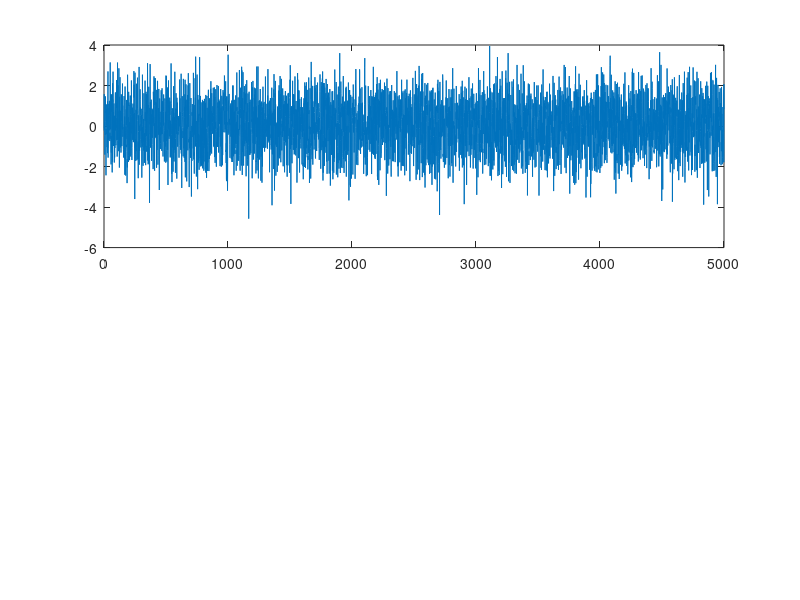

This figure's MATLAB source: (Note: this script raises an error after producing the figure.)
% rng default
% 
% n=0:319;    %signal length is 320
% x=cos((pi/4)*n)+randn(size(n));     %Generate a sine wave signal with angular 
%                                     %frequency of pi/4 rad/sample 
%                                     %with added white noise
%                                       
% subplot(2,1,1)
% plot(x);    
% 
% pxx=pwelch(x);      %Apply Welch method. 
%                     %Using default settings: signal is divided into a
%                     %number of segments so that the length of each segment
%                     %is the longest possible but the number of segments is
%                     %not more than 8
%                     
%                     %Segments are windowed by Hamming and overlapped by 50%
%                     %by default
%                     
%                     %For this case, segment length is 71, DFT length is the
%                     %lower power of 2 than the original signal length which
%                     %is 256. This yields a frequency resolution of 2*pi/256
%                     %rad/sample
% 
% subplot(2,1,2)
% plot(10*log10(pxx));
% 
% %--------------------------------------------------------------------------
% 
% rng default
% 
% n=0:319;    %signal length is 320
% x=cos((pi/4)*n)+randn(size(n));     %Generate a sine wave signal with angular 
%                                     %frequency of pi/4 rad/sample 
%                                     %with added white noise
%                                       
% subplot(2,1,1)
% plot(x);    
% 
% pxx=pwelch(x,100,25);       %Apply Welch method. 
%                             %The second parameter is the desired window
%                             %length, means, the signal is divided into
%                             %multiple segments, each segment has 100
%                             %datapoint
%                             %The third parameter is the overlapping length
%                             %DFT length is the lower power of 2 than the 
%                             %original signal length which is 256. This 
%                             %yields a frequency resolution of 2*pi/256 rad/sample
% 
% subplot(2,1,2)
% plot(10*log10(pxx));
% 
% 
% %--------------------------------------------------------------------------
% 
% rng default
% 
% n=0:319;    %signal length is 320
% x=cos((pi/4)*n)+randn(size(n));     %Generate a sine wave signal with angular 
%                                     %frequency of pi/4 rad/sample 
%                                     %with added white noise
%                                       
% subplot(2,1,1)
% plot(x);    
% 
% pxx=pwelch(x,100,[],640);       %Apply Welch method. 
%                                 %The second parameter is the desired window
%                                 %length, means, the signal is divided into
%                                 %multiple segments, each segment has 100
%                                 %datapoint
%                                 %The third parameter is the number of
%                                 %specified DFT length
%                                 
%                                 %Since PSD estimate is one-sided, so there
%                                 %are 640/2+1 points. The highest peak lies
%                                 %on bin 81
% 
% subplot(2,1,2)
% plot(10*log10(pxx));
% xlabel('rad/sample');
% ylabel('dB');
% 
% %--------------------------------------------------------------------------

rng default

fs=1000;    %Set the sampling rate to 1kHz
t=0:1/fs:5-1/fs;    %The signal duration ranges from 0s to just before 5s
x=cos(2*pi*100*t)+randn(size(t));    %Generate the signal. The first term is a 
                                    %cosine wave (cos(2*pi*f*t)) thus
                                    %setting the signal frequency at 100 Hz
                                                                                                      
subplot(2,1,1)
plot(x);    

[pxx,f]=pwelch(x,500,300,500,fs);       %Apply Welch method. 

                                        %The second parameter is the desired window
                                        %length, 500
                               
                                        %The third parameter is the number of
                                        %overlapped samples, 300

                                        %The fourth is the DFT length, so
                                        %that 100 Hz falls direclt on DFT
                                        %bin (500 is used bcs it's the
                                        %Nyquist frequency which is fs/2?)

subplot(2,1,2)
plot(f,10*log10(pxx));
xlabel('Frequency (Hz)');
ylabel('Magnitude (dB)');

%-----------------------------------------------------------------------------
%band-pass filtering
filtN=6;
filtfL=0.01;
filtfH=0.1;

[b,a]=butter(filtN,[filtfL filtfH]/0.5,'bandpass');

fH=filter(b,a,fg);
